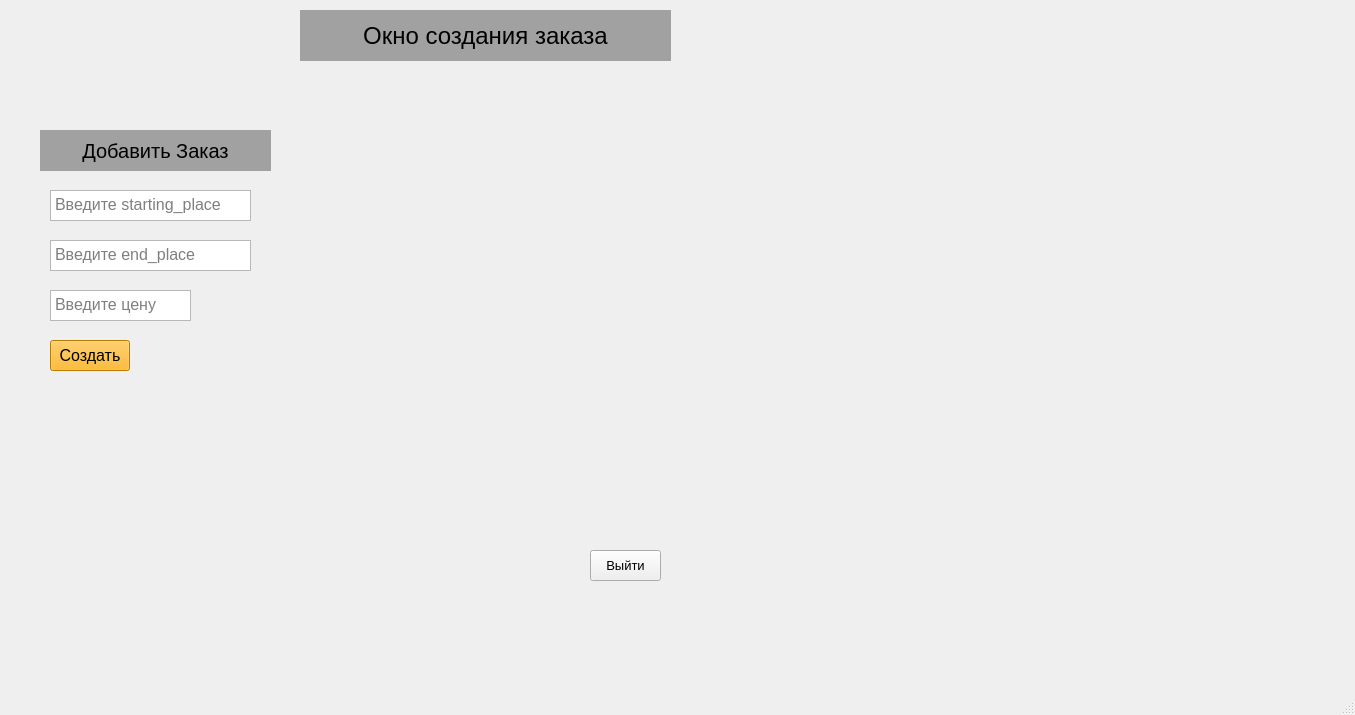
<?xml version="1.0" encoding="UTF-8"?>
<ui version="4.0">
 <class>MainWindow</class>
 <widget class="QMainWindow" name="MainWindow">
  <property name="geometry">
   <rect>
    <x>0</x>
    <y>0</y>
    <width>1355</width>
    <height>715</height>
   </rect>
  </property>
  <property name="windowTitle">
   <string>MainWindow</string>
  </property>
  <property name="toolTip">
   <string/>
  </property>
  <property name="statusTip">
   <string/>
  </property>
  <property name="whatsThis">
   <string/>
  </property>
  <property name="accessibleName">
   <string/>
  </property>
  <property name="accessibleDescription">
   <string/>
  </property>
  <property name="autoFillBackground">
   <bool>false</bool>
  </property>
  <property name="styleSheet">
   <string notr="true"/>
  </property>
  <property name="windowFilePath">
   <string/>
  </property>
  <widget class="QWidget" name="centralwidget">
   <widget class="QLabel" name="labelEditOrderWindow">
    <property name="geometry">
     <rect>
      <x>300</x>
      <y>10</y>
      <width>371</width>
      <height>51</height>
     </rect>
    </property>
    <property name="font">
     <font>
      <pointsize>18</pointsize>
     </font>
    </property>
    <property name="styleSheet">
     <string notr="true">background-color: rgb(161, 161, 161);</string>
    </property>
    <property name="text">
     <string>Окно создания заказа</string>
    </property>
    <property name="alignment">
     <set>Qt::AlignCenter</set>
    </property>
   </widget>
   <widget class="QPushButton" name="ExitButton">
    <property name="geometry">
     <rect>
      <x>590</x>
      <y>550</y>
      <width>71</width>
      <height>31</height>
     </rect>
    </property>
    <property name="font">
     <font>
      <pointsize>10</pointsize>
     </font>
    </property>
    <property name="text">
     <string>Выйти</string>
    </property>
   </widget>
   <widget class="QPushButton" name="AddButton">
    <property name="geometry">
     <rect>
      <x>50</x>
      <y>340</y>
      <width>80</width>
      <height>31</height>
     </rect>
    </property>
    <property name="font">
     <font>
      <pointsize>12</pointsize>
     </font>
    </property>
    <property name="styleSheet">
     <string notr="true">background-color: rgb(255, 172, 0);</string>
    </property>
    <property name="text">
     <string>Создать</string>
    </property>
   </widget>
   <widget class="QTextEdit" name="textAddPrice">
    <property name="geometry">
     <rect>
      <x>50</x>
      <y>290</y>
      <width>141</width>
      <height>31</height>
     </rect>
    </property>
    <property name="font">
     <font>
      <pointsize>12</pointsize>
     </font>
    </property>
    <property name="placeholderText">
     <string>Введите цену</string>
    </property>
   </widget>
   <widget class="QLabel" name="labelOrderAdd">
    <property name="geometry">
     <rect>
      <x>40</x>
      <y>130</y>
      <width>231</width>
      <height>41</height>
     </rect>
    </property>
    <property name="font">
     <font>
      <pointsize>15</pointsize>
     </font>
    </property>
    <property name="styleSheet">
     <string notr="true">background-color: rgb(161, 161, 161);</string>
    </property>
    <property name="text">
     <string>Добавить Заказ</string>
    </property>
    <property name="alignment">
     <set>Qt::AlignCenter</set>
    </property>
   </widget>
   <widget class="QTextEdit" name="textAddStartPlace">
    <property name="geometry">
     <rect>
      <x>50</x>
      <y>190</y>
      <width>201</width>
      <height>31</height>
     </rect>
    </property>
    <property name="font">
     <font>
      <pointsize>12</pointsize>
     </font>
    </property>
    <property name="placeholderText">
     <string>Введите starting_place</string>
    </property>
   </widget>
   <widget class="QTextEdit" name="textAddEndPLace">
    <property name="geometry">
     <rect>
      <x>50</x>
      <y>240</y>
      <width>201</width>
      <height>31</height>
     </rect>
    </property>
    <property name="font">
     <font>
      <pointsize>12</pointsize>
     </font>
    </property>
    <property name="placeholderText">
     <string>Введите end_place</string>
    </property>
   </widget>
  </widget>
  <widget class="QMenuBar" name="menubar">
   <property name="geometry">
    <rect>
     <x>0</x>
     <y>0</y>
     <width>1355</width>
     <height>22</height>
    </rect>
   </property>
  </widget>
  <widget class="QStatusBar" name="statusbar"/>
 </widget>
 <resources/>
 <connections/>
</ui>
